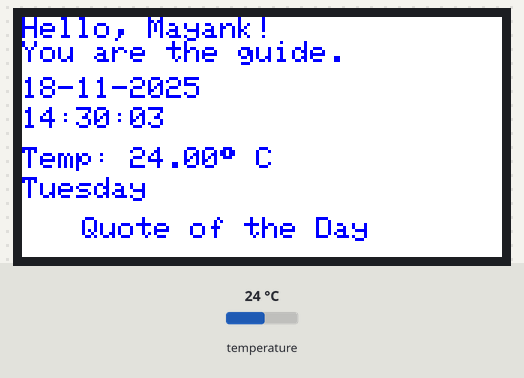
The sketch below on a simulated Arduino Uno R4 WiFi. On the bench: 480×240 colour display. The inputs (shaded band) are chosen by the test bench; at power-on: temperature 24 °C. WiFi joins after 1.5 s; servers stay silent unless stated; the local clock reads 2024-03-15 10:24:30 at power-on unless the sketch sets it; not simulated (calls return 0 or success): secret.h; what the sketch prints to the serial monitor is not drawn.

Above: at 3.3 s.
3.4 s: temperature set to 12 °C
At 4.8 s:
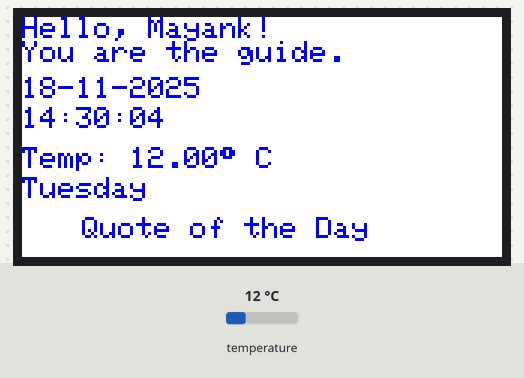
5.5 s: temperature set to 19 °C
At 6.9 s:
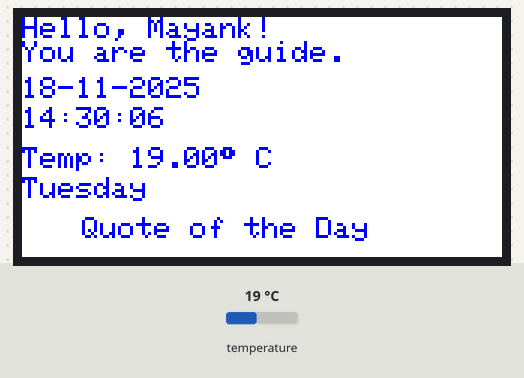
9.6 s: temperature set to 28 °C
At 10.9 s:
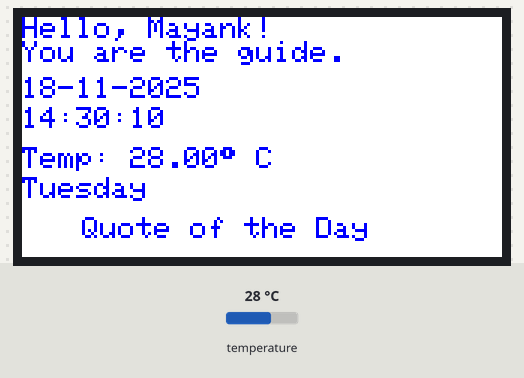
Timing chart, 0 to 12.6 s (numbered marks = the images above; inputs shaded):
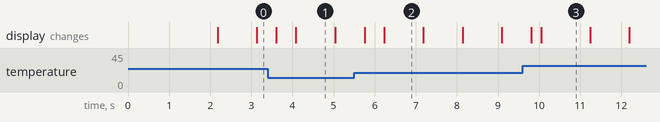

Measured:
- what the display in image 1 shows lasts 0.9 s, from 4.1 s to 5.0 s
- what the display in image 3 shows lasts 1.2 s, from 10.0 s to 11.2 s

The sketch:

sketch_WifiS3_Time.ino
```cpp
#include <WiFiS3.h>
#include "secret.h"
#include "RTC.h"
#include <Adafruit_GFX.h>
#include <Adafruit_ST7796S.h>
#include <SPI.h>
#include <Modulino.h>
#include <vector>

WiFiServer server(80);
int status = WL_IDLE_STATUS;
ModulinoThermo thermo;

// TFT Pins
const int TFT_CS   = 10;
const int TFT_DC   = 9;
const int TFT_RST  = 8;
const int TFT_MOSI = 11;
const int TFT_SCK  = 13;
const int TFT_MISO = 12;

Adafruit_ST7796S tft = Adafruit_ST7796S(&SPI, TFT_CS, TFT_DC, TFT_RST);

String getDayOfWeek(DayOfWeek d) {
  static std::vector<String> days = {"Sunday","Monday","Tuesday","Wednesday","Thursday","Friday","Saturday"};
  return days[int(d)];
}

String getQuote(String day) {
  if(day=="Monday")    return "Start anew with a pure heart.";
  if(day=="Tuesday")   return "Strength comes from stillness.";
  if(day=="Wednesday") return "Compassion is the true power.";
  if(day=="Thursday")  return "Let go and trust the flow.";
  if(day=="Friday")    return "Gratitude lights the path.";
  if(day=="Saturday")  return "Silence speaks the deepest truths.";
  return "Inner peace is your true home."; // Sunday default
}

void setup() {
  Serial.begin(9600);
  RTC.begin();

  tft.init(8000000);
  tft.setRotation(1);
  tft.fillScreen(ST77XX_WHITE);
  tft.setTextColor(ST77XX_BLUE, ST77XX_WHITE);
  tft.setTextSize(3);
  tft.setCursor(0, 0);
  tft.println("Hello, Mayank!");
  tft.println("You are the guide.");

  Modulino.begin();
  if (!thermo.begin()) {
    Serial.println("Thermo module not responding");
    while (1);
  }

  RTCTime startTime(18, Month::NOVEMBER, 2025, 14, 30, 0, DayOfWeek::TUESDAY, SaveLight::SAVING_TIME_ACTIVE);
  RTC.setTime(startTime);

  Serial.println("Connecting to WiFi...");
  while (status != WL_CONNECTED) {
    Serial.print("Attempting to connect to SSID: ");
    Serial.println(SECRET_SSID);
    status = WiFi.begin(SECRET_SSID, SECRET_PASS);
    delay(500);
  }

  Serial.println("WiFi connected.");
  Serial.print("IP Address: ");
  Serial.println(WiFi.localIP());

  server.begin();
  Serial.println("Server started on port 80");
}

void loop() {
  RTCTime currentTime;
  RTC.getTime(currentTime);

  char timeStr[9];
  snprintf(timeStr, sizeof(timeStr), "%02u:%02u:%02u",
           currentTime.getHour(),
           currentTime.getMinutes(),
           currentTime.getSeconds());

  // Date
  tft.setCursor(0, 60);
  String dateStr = String(currentTime.getDayOfMonth()) + "-" +
                   String(Month2int(currentTime.getMonth())) + "-" +
                   String(currentTime.getYear());
  tft.print(dateStr);

  // Time
  tft.setCursor(0, 90);
  tft.print(timeStr);

  // Temperature
  tft.setCursor(0, 130);
  tft.print("Temp: ");
  tft.print(thermo.getTemperature());
  tft.print((char)247);
  tft.print(" C");

  // Day
  String day = getDayOfWeek(currentTime.getDayOfWeek());
  tft.setCursor(0, 160);
  tft.print(day);

  // Quote
  tft.setCursor(60, 200);
  tft.print("Quote of the Day");
  tft.setCursor(0, 250);
  tft.print(getQuote(day));

  delay(200);

  // WiFi Server
  WiFiClient client = server.available();
  if (client) {
    Serial.println("New client connected!");
    while (client.connected() && !client.available()) delay(5);

    String request = client.readStringUntil('\r');
    Serial.println("Request: " + request);
    client.flush();

    client.println("HTTP/1.1 200 OK");
    client.println("Content-Type: text/html");
    client.println("Connection: close");
    client.println();
    client.println("<h1>Hello from Arduino WiFiS3</h1>");

    client.stop();
    Serial.println("Client disconnected.");
  }
}
```
